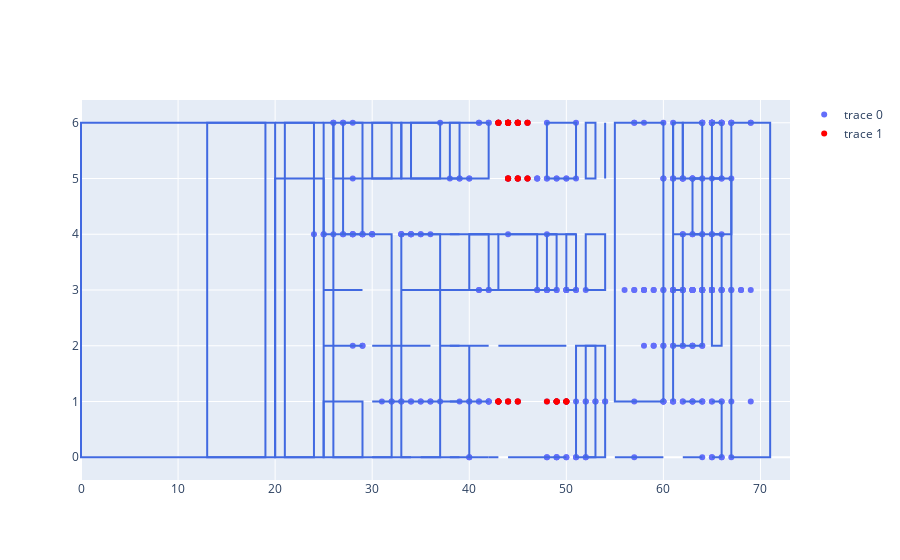

Notebook code for this chart:
### Code cell
import plotly.graph_objects as go
from plotly.subplots import make_subplots

draw_device = "HomeOffice"
c_point = [[],[]]
missed_point = [[], []]
for c in conflict_device[draw_device]:
    coor = ctx_info.get_coor_by_ctx(c["ctx"])
    c_point[0].append(coor[0])
    c_point[1].append(coor[1])
for c in missed_gt_conflicts[draw_device]:
    coor = ctx_info.get_coor_by_ctx(c["ctx"])
    missed_point[0].append(coor[0])
    missed_point[1].append(coor[1])
fig = go.Figure(data=go.Scatter(x=c_point[0], y=c_point[1], mode="markers"))
fig.add_trace(go.Scatter(x=missed_point[0], y=missed_point[1], mode="markers", marker=dict(color="red")))

for c in final_conflicts[draw_device]:
    fig.add_shape(type="rect",
        x0=c["box"][0], y0=c["box"][1], x1=c["box"][2], y1=c["box"][3],
        line=dict(color="RoyalBlue"),
    )
fig.show()

### Figure 1 — Plotly figure (JSON) as saved in the notebook; plotly's stock layout.template omitted (floating-point values rounded to 4 significant figures; data arrays with more than 128 entries replaced by an {"elided": "..."} marker saying what was removed)
{"data": [{"mode": "markers", "type": "scatter", "x": {"elided": "319 int values"}, "y": {"elided": "319 int values"}}, {"marker": {"color": "red"}, "mode": "markers", "type": "scatter", "x": [43, 44, 44, 45, 46, 43, 43, 44, 44, 45, 45, 46, 44, 45, 45, 48, 49, 49, 50, 50, 44, 45, 45, 46, 46, 44, 44, 45, 43, 44, 44, 44, 45, 45, 43, 43, 44, 43, 43, 49, 49, 50, 50], "y": [6, 6, 6, 6, 6, 6, 6, 6, 6, 6, 6, 6, 1, 1, 1, 1, 1, 1, 1, 1, 5, 5, 5, 5, 5, 5, 5, 5, 6, 6, 6, 6, 6, 6, 1, 1, 1, 1, 1, 1, 1, 1, 1]}], "layout": {"shapes": [{"line": {"color": "RoyalBlue"}, "type": "rect", "x0": 48, "x1": 49, "y0": 3, "y1": 4}, {"line": {"color": "RoyalBlue"}, "type": "rect", "x0": 43, "x1": 47, "y0": 3, "y1": 4}, {"line": {"color": "RoyalBlue"}, "type": "rect", "x0": 40, "x1": 40, "y0": 0, "y1": 2}, {"line": {"color": "RoyalBlue"}, "type": "rect", "x0": 52, "x1": 54, "y0": 3, "y1": 4}, {"line": {"color": "RoyalBlue"}, "type": "rect", "x0": 30, "x1": 39, "y0": 1, "y1": 1}, {"line": {"color": "RoyalBlue"}, "type": "rect", "x0": 37, "x1": 39, "y0": 2, "y1": 2}, {"line": {"color": "RoyalBlue"}, "type": "rect", "x0": 52, "x1": 54, "y0": 0, "y1": 2}, {"line": {"color": "RoyalBlue"}, "type": "rect", "x0": 40, "x1": 49, "y0": 3, "y1": 3}, {"line": {"color": "RoyalBlue"}, "type": "rect", "x0": 38, "x1": 42, "y0": 3, "y1": 3}, {"line": {"color": "RoyalBlue"}, "type": "rect", "x0": 62, "x1": 64, "y0": 0, "y1": 0}, {"line": {"color": "RoyalBlue"}, "type": "rect", "x0": 20, "x1": 25, "y0": 0, "y1": 5}, {"line": {"color": "RoyalBlue"}, "type": "rect", "x0": 27, "x1": 29, "y0": 4, "y1": 6}, {"line": {"color": "RoyalBlue"}, "type": "rect", "x0": 33, "x1": 37, "y0": 0, "y1": 4}, {"line": {"color": "RoyalBlue"}, "type": "rect", "x0": 38, "x1": 42, "y0": 4, "y1": 4}, {"line": {"color": "RoyalBlue"}, "type": "rect", "x0": 40, "x1": 43, "y0": 4, "y1": 4}, {"line": {"color": "RoyalBlue"}, "type": "rect", "x0": 44, "x1": 49, "y0": 4, "y1": 4}, {"line": {"color": "RoyalBlue"}, "type": "rect", "x0": 48, "x1": 51, "y0": 4, "y1": 4}, {"line": {"color": "RoyalBlue"}, "type": "rect", "x0": 50, "x1": 51, "y0": 3, "y1": 4}, {"line": {"color": "RoyalBlue"}, "type": "rect", "x0": 65, "x1": 67, "y0": 4, "y1": 5}, {"line": {"color": "RoyalBlue"}, "type": "rect", "x0": 40, "x1": 42, "y0": 3, "y1": 4}, {"line": {"color": "RoyalBlue"}, "type": "rect", "x0": 33, "x1": 39, "y0": 3, "y1": 3}, {"line": {"color": "RoyalBlue"}, "type": "rect", "x0": 51, "x1": 53, "y0": 0, "y1": 2}, {"line": {"color": "RoyalBlue"}, "type": "rect", "x0": 66, "x1": 66, "y0": 0, "y1": 1}, {"line": {"color": "RoyalBlue"}, "type": "rect", "x0": 44, "x1": 50, "y0": 0, "y1": 0}, {"line": {"color": "RoyalBlue"}, "type": "rect", "x0": 65, "x1": 66, "y0": 1, "y1": 1}, {"line": {"color": "RoyalBlue"}, "type": "rect", "x0": 55, "x1": 60, "y0": 0, "y1": 0}, {"line": {"color": "RoyalBlue"}, "type": "rect", "x0": 63, "x1": 66, "y0": 4, "y1": 4}, {"line": {"color": "RoyalBlue"}, "type": "rect", "x0": 65, "x1": 66, "y0": 2, "y1": 4}, {"line": {"color": "RoyalBlue"}, "type": "rect", "x0": 61, "x1": 62, "y0": 3, "y1": 3}, {"line": {"color": "RoyalBlue"}, "type": "rect", "x0": 61, "x1": 62, "y0": 2, "y1": 2}, {"line": {"color": "RoyalBlue"}, "type": "rect", "x0": 43, "x1": 50, "y0": 2, "y1": 2}, {"line": {"color": "RoyalBlue"}, "type": "rect", "x0": 26, "x1": 32, "y0": 5, "y1": 6}, {"line": {"color": "RoyalBlue"}, "type": "rect", "x0": 33, "x1": 37, "y0": 5, "y1": 6}, {"line": {"color": "RoyalBlue"}, "type": "rect", "x0": 42, "x1": 43, "y0": 0, "y1": 0}, {"line": {"color": "RoyalBlue"}, "type": "rect", "x0": 38, "x1": 42, "y0": 5, "y1": 6}, {"line": {"color": "RoyalBlue"}, "type": "rect", "x0": 33, "x1": 39, "y0": 4, "y1": 4}, {"line": {"color": "RoyalBlue"}, "type": "rect", "x0": 65, "x1": 66, "y0": 5, "y1": 6}, {"line": {"color": "RoyalBlue"}, "type": "rect", "x0": 47, "x1": 47, "y0": 5, "y1": 5}, {"line": {"color": "RoyalBlue"}, "type": "rect", "x0": 61, "x1": 62, "y0": 5, "y1": 6}, {"line": {"color": "RoyalBlue"}, "type": "rect", "x0": 63, "x1": 66, "y0": 5, "y1": 5}, {"line": {"color": "RoyalBlue"}, "type": "rect", "x0": 62, "x1": 64, "y0": 5, "y1": 6}, {"line": {"color": "RoyalBlue"}, "type": "rect", "x0": 20, "x1": 25, "y0": 6, "y1": 6}, {"line": {"color": "RoyalBlue"}, "type": "rect", "x0": 38, "x1": 41, "y0": 0, "y1": 0}, {"line": {"color": "RoyalBlue"}, "type": "rect", "x0": 65, "x1": 66, "y0": 0, "y1": 0}, {"line": {"color": "RoyalBlue"}, "type": "rect", "x0": 61, "x1": 61, "y0": 0, "y1": 0}, {"line": {"color": "RoyalBlue"}, "type": "rect", "x0": 67, "x1": 71, "y0": 0, "y1": 6}, {"line": {"color": "RoyalBlue"}, "type": "rect", "x0": 61, "x1": 61, "y0": 1, "y1": 6}, {"line": {"color": "RoyalBlue"}, "type": "rect", "x0": 52, "x1": 53, "y0": 5, "y1": 6}, {"line": {"color": "RoyalBlue"}, "type": "rect", "x0": 0, "x1": 19, "y0": 0, "y1": 6}, {"line": {"color": "RoyalBlue"}, "type": "rect", "x0": 13, "x1": 20, "y0": 0, "y1": 6}, {"line": {"color": "RoyalBlue"}, "type": "rect", "x0": 21, "x1": 24, "y0": 0, "y1": 6}, {"line": {"color": "RoyalBlue"}, "type": "rect", "x0": 25, "x1": 26, "y0": 4, "y1": 6}, {"line": {"color": "RoyalBlue"}, "type": "rect", "x0": 25, "x1": 29, "y0": 0, "y1": 1}, {"line": {"color": "RoyalBlue"}, "type": "rect", "x0": 25, "x1": 29, "y0": 3, "y1": 3}, {"line": {"color": "RoyalBlue"}, "type": "rect", "x0": 30, "x1": 33, "y0": 5, "y1": 6}, {"line": {"color": "RoyalBlue"}, "type": "rect", "x0": 30, "x1": 34, "y0": 0, "y1": 0}, {"line": {"color": "RoyalBlue"}, "type": "rect", "x0": 35, "x1": 39, "y0": 0, "y1": 0}, {"line": {"color": "RoyalBlue"}, "type": "rect", "x0": 34, "x1": 39, "y0": 5, "y1": 6}, {"line": {"color": "RoyalBlue"}, "type": "rect", "x0": 41, "x1": 42, "y0": 0, "y1": 0}, {"line": {"color": "RoyalBlue"}, "type": "rect", "x0": 38, "x1": 42, "y0": 1, "y1": 1}, {"line": {"color": "RoyalBlue"}, "type": "rect", "x0": 25, "x1": 29, "y0": 2, "y1": 2}, {"line": {"color": "RoyalBlue"}, "type": "rect", "x0": 30, "x1": 36, "y0": 2, "y1": 2}, {"line": {"color": "RoyalBlue"}, "type": "rect", "x0": 38, "x1": 42, "y0": 2, "y1": 2}, {"line": {"color": "RoyalBlue"}, "type": "rect", "x0": 26, "x1": 32, "y0": 0, "y1": 4}, {"line": {"color": "RoyalBlue"}, "type": "rect", "x0": 54, "x1": 54, "y0": 5, "y1": 6}, {"line": {"color": "RoyalBlue"}, "type": "rect", "x0": 61, "x1": 62, "y0": 4, "y1": 4}, {"line": {"color": "RoyalBlue"}, "type": "rect", "x0": 63, "x1": 64, "y0": 4, "y1": 5}, {"line": {"color": "RoyalBlue"}, "type": "rect", "x0": 48, "x1": 51, "y0": 5, "y1": 6}, {"line": {"color": "RoyalBlue"}, "type": "rect", "x0": 62, "x1": 64, "y0": 1, "y1": 1}, {"line": {"color": "RoyalBlue"}, "type": "rect", "x0": 55, "x1": 60, "y0": 1, "y1": 6}, {"line": {"color": "RoyalBlue"}, "type": "rect", "x0": 62, "x1": 64, "y0": 2, "y1": 4}]}}
